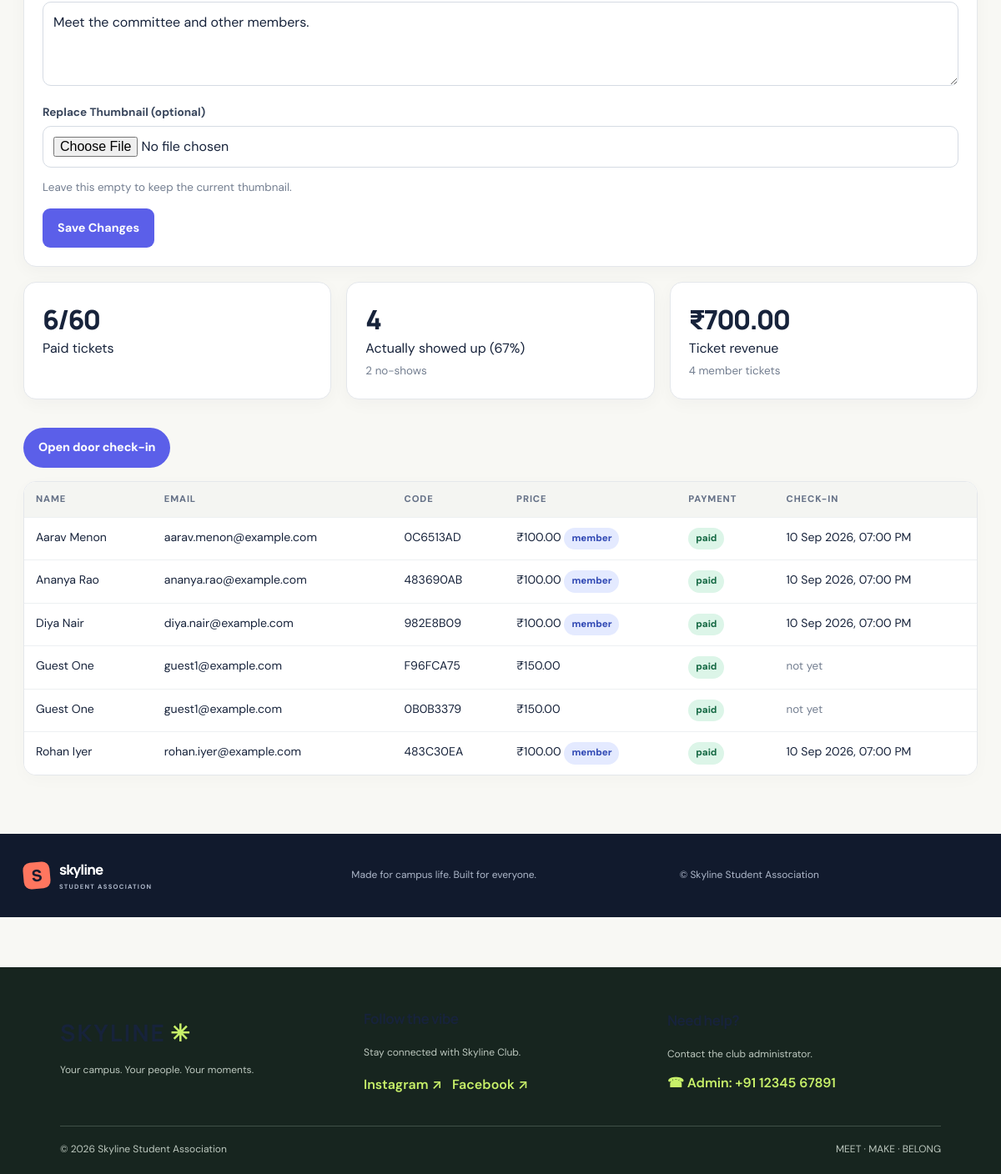
Before: /admin/events/1 (signed in, lower part) with the older database file.
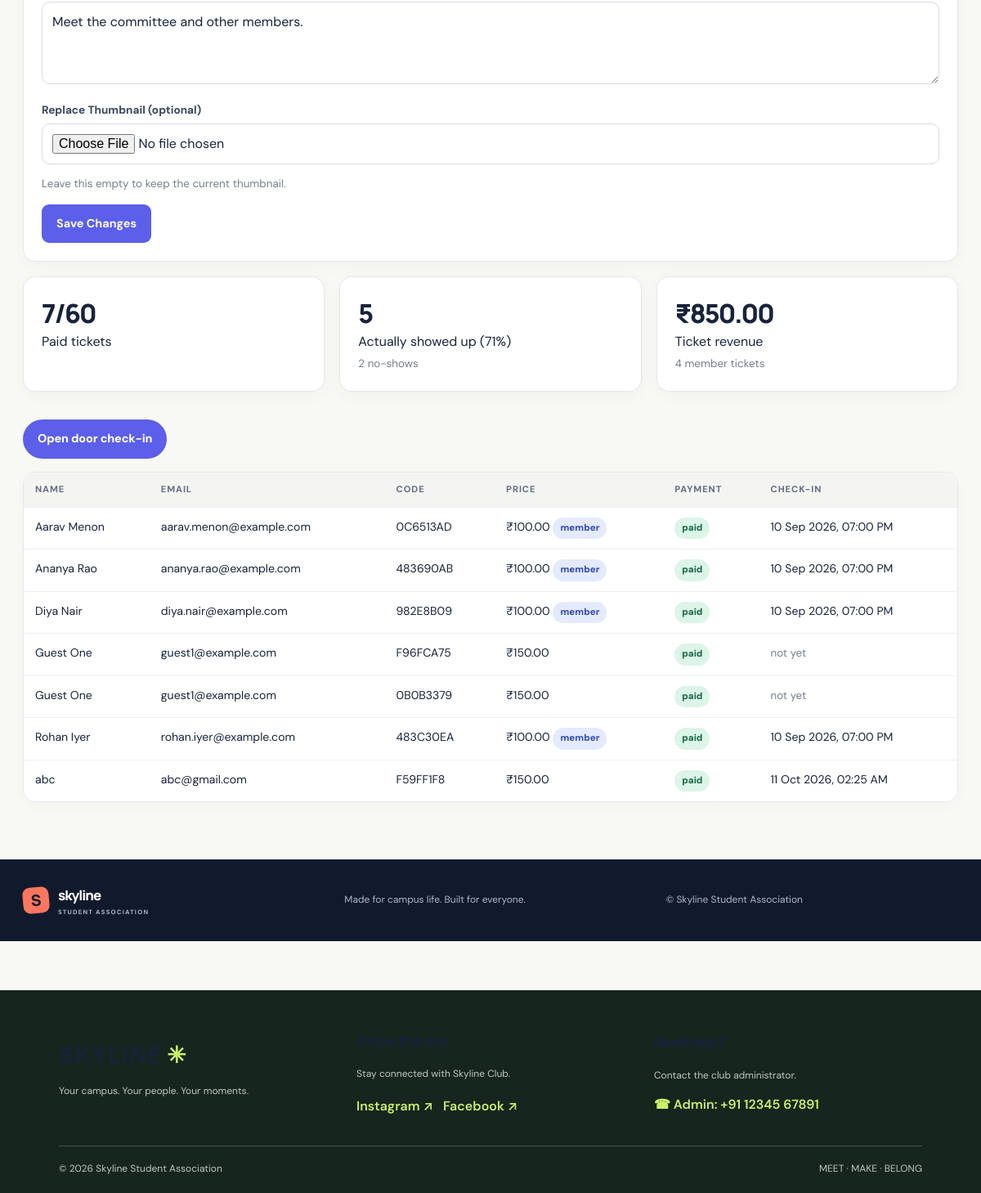
After: the same page with the newer database file.
### tables this page shows
CREATE TABLE tickets (
    id INTEGER PRIMARY KEY,
    event_id INTEGER NOT NULL REFERENCES events(id),
    name TEXT NOT NULL,
    email TEXT NOT NULL,
    code TEXT UNIQUE NOT NULL,
    batch TEXT NOT NULL,
    price_paid REAL NOT NULL DEFAULT 0,
    is_member INTEGER NOT NULL DEFAULT 0,
    paid INTEGER NOT NULL DEFAULT 0,
    created_at TEXT NOT NULL,
    checked_in_at TEXT
);

### app.py (the view, shortened to what this page needs)
@app.route('/admin/events/<int:event_id>', methods=['GET', 'POST'])
@staff_required('event_manager')
def admin_event(event_id):
    event = query(
        'SELECT * FROM events WHERE id = ?',
        (event_id,),
        one=True
    )
    if not event:
        abort(404)
    event = query(
        EVENT_SQL + ' WHERE e.id = ?',
        (event_id,),
        one=True
    )
    attendees = query(
        'SELECT * FROM tickets WHERE event_id = ? ORDER BY name',
        (event_id,)
    )
    return render_template(
        'admin_event.html',
        e=event,
        s=event_stats(event_id),
        attendees=attendees
    )

### app.py (called while the page is built, shortened)
@app.context_processor
def inject_csrf_token():
    from flask_wtf.csrf import generate_csrf
    return {"csrf_token": generate_csrf}

@app.template_filter('money')
def money_filter(value):
    return f"₹{float(value or 0):,.2f}"

@app.template_filter('pretty')
def pretty_filter(value):
    if not value:
        return ''
    try:
        parsed = datetime.fromisoformat(value)
    except ValueError:
        return value
    if 'T' in value or ' ' in value:
        return parsed.strftime('%d %b %Y, %I:%M %p')
    return parsed.strftime('%d %b %Y')

@app.context_processor
def inject_globals():
    return {'is_admin': bool(session.get('admin')), 'status_of': member_status}

def staff_required(*allowed_roles):
    def decorator(view):
        @wraps(view)
        def wrapper(*args, **kwargs):
            if session.get('admin'):
                return view(*args, **kwargs)
        return wrapper
    return decorator

### db.py (called while the page is built)
def get_db():
    if 'db' not in g:
        g.db = sqlite3.connect(DB_PATH)
        g.db.row_factory = sqlite3.Row
        g.db.execute('PRAGMA foreign_keys = ON')
    return g.db

### templates/admin_event.html (shortened to what this page needs)
{% extends 'base.html' %}
{% block content %}
<div class="card">
  <form method="post" enctype="multipart/form-data">
    <textarea id="description" name="description" rows="3">{{ e.description or '' }}</textarea>
    <label for="thumbnail">Replace Thumbnail (optional)</label>
    <input id="thumbnail" name="thumbnail" type="file"
           accept=".jpg,.jpeg,.png,.webp">
    <p class="muted">Leave this empty to keep the current thumbnail.</p>
    <button type="submit">Save Changes</button>
  </form>
</div>
<div class="grid3">
  <div class="card">
    <div class="stat">{{ s.sold }}/{{ e.capacity }}</div>
    Paid tickets
  </div>
  <div class="card">
    <div class="stat">{{ s.attended }}</div>
    Actually showed up ({{ s.rate }}%)
    <br>
    <span class="muted">{{ s.no_shows }} no-shows</span>
  </div>
  <div class="card">
    <div class="stat">{{ s.revenue|money }}</div>
    Ticket revenue
    <br>
    <span class="muted">{{ s.members }} member tickets</span>
  </div>
</div>
{% if session.get('admin') or session.get('staff_role') == 'checkin_staff' %}
  <p>
    <a class="btn" href="{{ url_for('admin_checkin_page', event_id=e.id) }}">
      Open door check-in
    </a>
  </p>
{% endif %}
<div class="table-wrap">
  <table>
    <tr>
      <th>Name</th>
      <th>Email</th>
      <th>Code</th>
      <th>Price</th>
      <th>Payment</th>
      <th>Check-in</th>
    </tr>
    {% for t in attendees %}
      <tr>
        <td>{{ t.name }}</td>
        <td>{{ t.email }}</td>
        <td>{{ t.code }}</td>
        <td>
          {{ t.price_paid|money }}
          {% if t.is_member %}
            <span class="badge info">member</span>
          {% endif %}
        </td>
        <td>
          {% if t.paid %}
            <span class="badge ok">paid</span>
          {% else %}
            <span class="badge warn">unpaid</span>
          {% endif %}
        </td>
        <td>
          {% if t.checked_in_at %}
            {{ t.checked_in_at|pretty }}
          {% else %}
            <span class="muted">not yet</span>
          {% endif %}
        </td>
      </tr>
    {% else %}
      <tr>
        <td colspan="6" class="muted">No tickets sold yet.</td>
      </tr>
    {% endfor %}
  </table>
</div>
{% endblock %}

Changed rows visible on the page:
added tickets: name "abc", email "abc@gmail.com", code "F59FF1F8", price_paid "₹150.00", paid "paid", checked_in_at|pretty "11 Oct 2026, 02:25 AM"
Other visible differences:
{{ s.sold }}: "6" → "7"
{{ s.attended }}: "4" → "5"
{{ s.rate }}: "67" → "71"
{{ s.revenue|money }}: "₹700.00" → "₹850.00"
